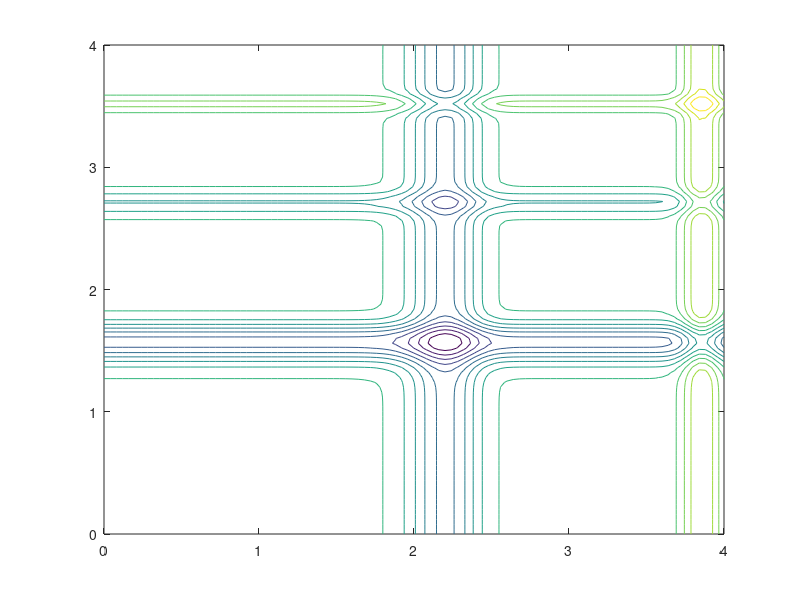

Write the MATLAB code that produced this figure. (Note: this script raises an error after producing the figure.)
% -------------------------------------------------------- %
% Cuckoo algorithm                                         %
% -------------------------------------------------------- %
% Usage: cuckoo_search(5000) or cuckoo_search;             %

function [bestsol,fval]=cuckoo_search(Ngen)
% Here Ngen is the max number of function evaluations
if nargin<1, Ngen=1500; end

% Display help info
%help cuckoo_search

% Plot Function ------------------------
Ngrid=100;
range=[0 4 0 4];
dx=(range(2)-range(1))/Ngrid;
dy=(range(4)-range(3))/Ngrid;
xgrid=range(1):dx:range(2); ygrid=range(3):dy:range(4);

[x,y]=meshgrid(xgrid,ygrid);
z=-sin(x).*(sin(x.^2/pi)).^20 - sin(y).*(sin(2. .*y.^2/pi)).^20;

%figure(1);
%surfc(x,y,z);
% ----------------------------------------

% d-dimensions (any dimension)
d=2;
% Number of nests (or different solutions)
n=30;
% Discovery rate of alien eggs/solutions
pa=0.25;

% Lower limit/bounds/ a vector
Lb=0.*ones(1,d);
% Upper limit/bounds/ a vector
Ub=5.*ones(1,d);

% Random initial solutions
nest = 5. * randn(n,d);
fbest=ones(n,1)*10^(100);   % minimization problems
Kbest=1;

for j=1:Ngen,
    % Find the current best
    Kbest=get_best_nest(fbest);
    % Choose a random nest (avoid the current best)
    k=choose_a_nest(n,Kbest);
    bestnest=nest(Kbest,:) ;
    % Generate a new solution (but keep the current best)
    s=get_a_cuckoo(nest(k,:),bestnest);

    % Apply simple bounds/limits
    s=simplebounds(s,Lb,Ub);   
    
    % Evaluate this solution
    fnew=fobj(s);
    if fnew<=fbest(k),
        fbest(k)=fnew;
        nest(k,:)=s;
    end
    % discovery and randomization
    if rand<pa,
       k=get_max_nest(fbest);
       s=emptyit(nest(k,:));
       nest(k,:)=s;
       fbest(k)=fobj(s);
    end
end

% Post-optimization processing

% Display all the nests
nest

% Find the best and display
[fmin,I]=min(fbest); 
best_solution=nest(I,:)
best_fmin=fmin

% Plot Solution
figure(2);
refresh(2)
contour(x,y,z,15); hold on;
for i=1:n,
  plot(nest(i,1), nest(i,2),'.1',"markersize", 6); axis(range);
end
plot(best_solution(1),best_solution(2),'*0',"markersize", 6); axis(range);

% ----------------------------------
% --------- Subfunctions -----------
% ----------------------------------

% Choose a nest randomly
function k=choose_a_nest(n,Kbest)
k=floor(rand*n)+1;
% Avoid the best
if k==Kbest,
 k=mod(k+1,n)+1;
end

% Get a cuckoo and generate new solutions by ramdom walk
function s=get_a_cuckoo(s,star)
% This is a random walk, which is less efficient
% than Levy flights. In addition, the step size
% should be a vector for problems with different scales.
stepsize=0.05;
%s=star+stepsize*randn(size(s));
s=star+stepsize*(5.*randn(size(s))); % Modified: random jump in [0,5]
                     
% Find the worse nest
function k=get_max_nest(fbest)
[fmax,k]=max(fbest);

% Find the current best nest
function k=get_best_nest(fbest)
[fmin,k]=min(fbest);

% Replace some (of the worst nests)
% by constructing new solutions/nests
function s=emptyit(s)
% Again the step size should be varied
% Here is a simplified approach
% s=s+0.05*randn(size(s));
s=s+0.05*(5.*randn(size(s))); % Modified: random jump in [0,5]

% Application of simple limits/bounds
function s=simplebounds(s,Lb,Ub)
  % Apply the lower bound vector
  ns_tmp=s;
  I=ns_tmp<Lb;
  ns_tmp(I)=Lb(I);
  
  % Apply the upper bound vector 
  J=ns_tmp>Ub;
  ns_tmp(J)=Ub(J);
  % Update this new move 
  s=ns_tmp;

% d-dimensional objective function
% function z=fobj(u)
% Rosenbrock's function (in 2D)
% It has an optimal solution at (1.000,1.000)
% z=(1-u(1))^2+100*(u(2)-u(1)^2)^2;

% d-dimensional objective function
function z=fobj(u)
% Michaelewicz's function (in 2D)
% It has an optimal solution at (2.20319,1.57049)
z=-sin(u(1)).*(sin(u(1).^2/pi)).^20 - sin(u(2)).*(sin(2 .*u(2).^2/pi)).^20;
